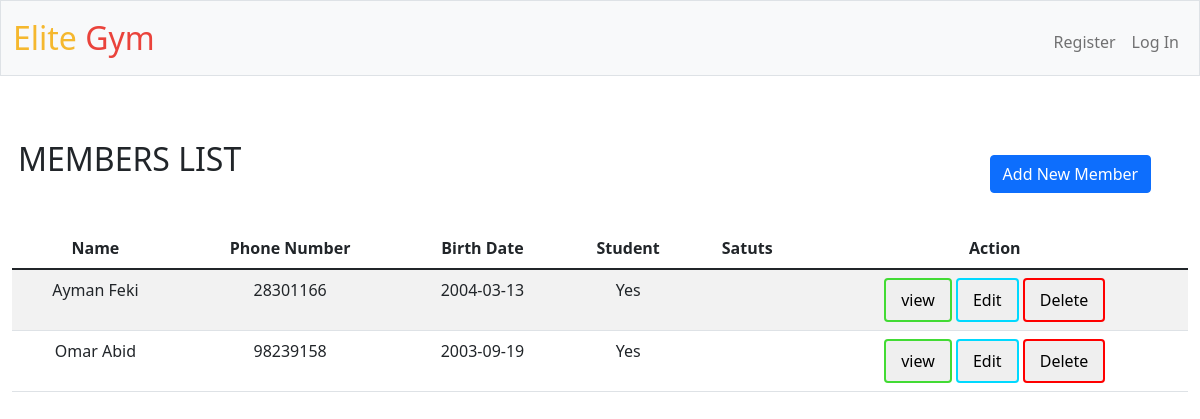
/members, run on the app's committed database.
### tables this page shows
CREATE TABLE client(
    cl_id           INTEGER   PRIMARY KEY AUTOINCREMENT,
    cl_Fname        TEXT      NOT NULL,
    cl_Lname        TEXT      NOT NULL,
    cl_num          INTEGER   UNIQUE
                              NOT NULL,
    cl_BD           TEXT,
    student         TEXT,
    CONSTRAINT CK_MEMBERSHIP CHECK (student IN ('yes', 'no', 'YES', 'NO', 'Yes', 'No') ) 
);

### app.py (the view)
@app.route("/members", methods=["GET", "POST"])
def members():
    clients=db.execute("select cl_Fname,cl_Lname,cl_num,cl_BD,student from client;")
    if request.method == "POST":
        if (not request.form.get("cl_num").isnumeric()) or len(request.form.get("cl_num"))<8:
            return render_template('members.html', message1="phone number invalid",clients=clients)
        number=db.execute("select cl_Fname from client where cl_num=?;",request.form.get("cl_num"))
        if len(number)>0:
            return render_template('members.html', message3="phone number already exist",clients=clients)
        db.execute(
                "insert into client (cl_Fname,cl_Lname,cl_num,cl_BD,student) values(?,?,?,?,?)",
                request.form.get("cl_Fname"),
                request.form.get("cl_Lname"),
                int(request.form.get("cl_num")),
                request.form.get("cl_BD"),
                request.form.get("student")
            )
        clients=db.execute("select cl_Fname,cl_Lname,cl_num,cl_BD,student from client;")
        return render_template('members.html',message2="member added successfuly",clients=clients)
    else:
        return render_template('members.html',clients=clients)

### templates/members.html (shortened to what this page needs)
{% extends "layout.html" %}
{% block main %}
<h2>MEMBERS LIST</h2>
<button type="button" class="btn btn-primary" data-bs-toggle="modal" data-bs-target="#exampleModal" id="add">
  Add New Member
</button>
  <table class="table table-striped">
    <thead>
      <tr>
        <th scope="col">Name</th>
        <th scope="col">Phone Number</th>
        <th scope="col">Birth Date</th>
        <th scope="col">Student</th>
        <th scope="col">Satuts</th>
        <th scope="col">Action</th>
      </tr>
    </thead>
    <tbody>
      {% for client in clients %}
      <tr>
      <td> {{client.cl_Fname}} {{client.cl_Lname}}</td>
      <td> {{client.cl_num}}</td>
      <td> {{client.cl_BD}}</td>
      <td> {{client.student}}</td>
      <td> </td>
      <td> <button type="button" class="custom-button" id="view">view</button>  <button type="button" class="custom-button" id="edit" >Edit</button>  <button type="button" id="delete" class="custom-button" >Delete</button></td>
      </tr>
      {% endfor %}
    </tbody>
  </table>
{% endblock %}

### templates/layout.html (shortened to what this page needs)
<!DOCTYPE html>
<html lang="en">
    <head>
        <link href="https://cdn.jsdelivr.net/npm/bootstrap@5.1.3/dist/css/bootstrap.min.css" rel="stylesheet">
        <link href="/static/styles.css" rel="stylesheet">
    </head>
    <body>
        <nav class="bg-light border navbar navbar-expand-md navbar-light">
            <div class="container-fluid">
                <a class="navbar-brand" href="/"><span class="yellow">Elite</span> <span class="red">Gym</span></a>
                <div class="collapse navbar-collapse" id="navbar">
                    {% if session["user_id"] %}
                        <ul class="navbar-nav me-auto mt-2">
                            <li class="nav-item"><a class="nav-link" href="/schedule">Schedule</a></li>
                            <li class="nav-item"><a class="nav-link" href="/members">Members</a></li>
                            <li class="nav-item"><a class="nav-link" href="/trainers">Trainers</a></li>
                            <li class="nav-item"><a class="nav-link" href="/history">History</a></li>
                        </ul>
                        <ul class="navbar-nav ms-auto mt-2">
                            <li class="nav-item"><a class="nav-link" href="/logout">Log Out</a></li>
                        </ul>
                    {% else %}
                        <ul class="navbar-nav ms-auto mt-2">
                            <li class="nav-item"><a class="nav-link" href="/register">Register</a></li>
                            <li class="nav-item"><a class="nav-link" href="/login">Log In</a></li>
                        </ul>
                    {% endif %}
                </div>
            </div>
        </nav>
        <main class="container-fluid py-5 text-center">
            {% block main %}{% endblock %}
        </main>
    </body>
</html>

### static/styles.css (style rules this page uses)
nav .navbar-brand { font-size: xx-large; }
nav .navbar-brand .red { color: #ea433b; }
nav .navbar-brand .yellow { color: #f5b82e; }
h2 { margin-bottom: -5%; margin-right: 80%; }
#add { margin-top: 3%; margin-bottom: 3%; margin-left:80%; }
.custom-button { color: rgb(0, 0, 0); border: none; padding: 8px 15px; text-align: center; text-decoration: none; display: inline-block; font-size: 16px; border-radius: 4px; }
#view { border: 2px solid #42db34; }
#edit { border: 2px solid #00d9ff; }
#delete { border: 2px solid #ff0000; }

### data on the page
client: cl_Fname "Ayman", cl_Lname "Feki", cl_num "28301166", cl_BD "2004-03-13", student "Yes"
client: cl_Fname "Omar", cl_Lname "Abid", cl_num "98239158", cl_BD "2003-09-19", student "Yes"
